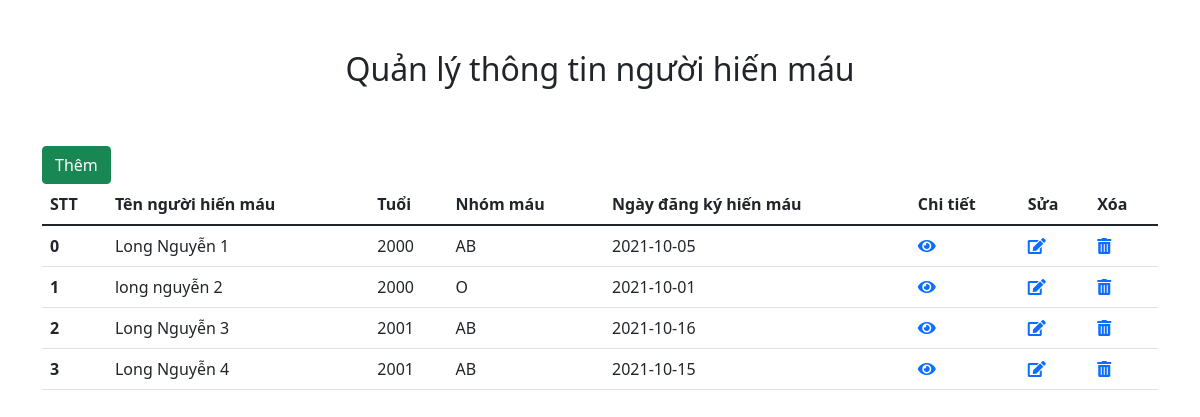
The page / on the database its author committed.
### tables this page shows
CREATE TABLE `blood_donor` (
  `bd_id` int(11) NOT NULL,
  `bd_name` varchar(225) NOT NULL,
  `bd_sex` varchar(20) DEFAULT NULL,
  `bd_age` int(11) DEFAULT NULL,
  `bd_bgroup` varchar(10) DEFAULT NULL,
  `bd_reg_date` date DEFAULT NULL,
  `bd_phno` varchar(15) DEFAULT NULL
);

### index.php (the view, shortened to what this page needs)
<?php
include('cogfig.php');
?>
<!DOCTYPE html>
<html lang="en">
<head>
  <link rel="stylesheet" href="https://use.fontawesome.com/releases/v5.8.2/css/all.css" integrity="sha384-
    oS3vJWv+0UjzBfQzYUhtDYW+Pj2yciDJxpsK1OYPAYjqT085Qq/1cq5FLXAZQ7Ay">
  <link rel="stylesheet" href="https://pro.fontawesome.com/releases/v5.10.0/css/all.css" />
  <link href="https://cdn.jsdelivr.net/npm/bootstrap@5.1.1/dist/css/bootstrap.min.css" rel="stylesheet">
</head>
<body>
  <div class="container">
    <h2 style="text-align: center;margin-top : 50px">Quản lý thông tin người hiến máu</h2>
    <a href="add.php" class="btn btn-success" style="margin-top: 50px;">Thêm</a>
    <table class="table">
      <thead>
        <tr>
          <th scope="col">STT</th>
          <th scope="col">Tên người hiến máu</th>
          <th scope="col">Tuổi</th>
          <th scope="col">Nhóm máu</th>
          <th scope="col">Ngày đăng ký hiến máu</th>
          <th scope="col">Chi tiết</th>
          <th scope="col">Sửa</th>
          <th scope="col">Xóa</th>
        </tr>
      </thead>
      <tbody>
        <?php
        $resuilt = mysqli_query($conn, "Select * from blood_donor");
        if (mysqli_num_rows($resuilt) > 0) {
          $i = 0;
          while ($row = mysqli_fetch_assoc($resuilt)) { ?>
            <tr>
              <th scope="row"><?php echo $i ?></th>
              <td><?php echo $row['bd_name'] ?></td>
              <td><?php echo $row['bd_age'] ?></td>
              <td><?php echo $row['bd_bgroup'] ?></td>
              <td><?php echo $row['bd_reg_date'] ?></td>
              <td><a href="view.php?bd_id=<?php echo $row['bd_id'] ?>"><i class="fas fa-eye"></i></a></td>
              <td><a href="update.php?bd_id=<?php echo $row['bd_id'] ?>"><i class="fas fa-edit"></i></a></td>
              <td><a href="delete.php?bd_id=<?php echo $row['bd_id']?>"><i class="fas fa-trash-alt"></i></a></td>
            </tr>
        <?php
            $i++;
          }
        }
        ?>
      </tbody>
    </table>
  </div>
</body>
</html>

### rows shown on the page
blood_donor: bd_name "Long Nguyễn 1", bd_age "2000", bd_bgroup "AB", bd_reg_date "2021-10-05"
blood_donor: bd_name "long nguyễn 2", bd_age "2000", bd_bgroup "O", bd_reg_date "2021-10-01"
blood_donor: bd_name "Long Nguyễn 3", bd_age "2001", bd_bgroup "AB", bd_reg_date "2021-10-16"
blood_donor: bd_name "Long Nguyễn 4", bd_age "2001", bd_bgroup "AB", bd_reg_date "2021-10-15"
